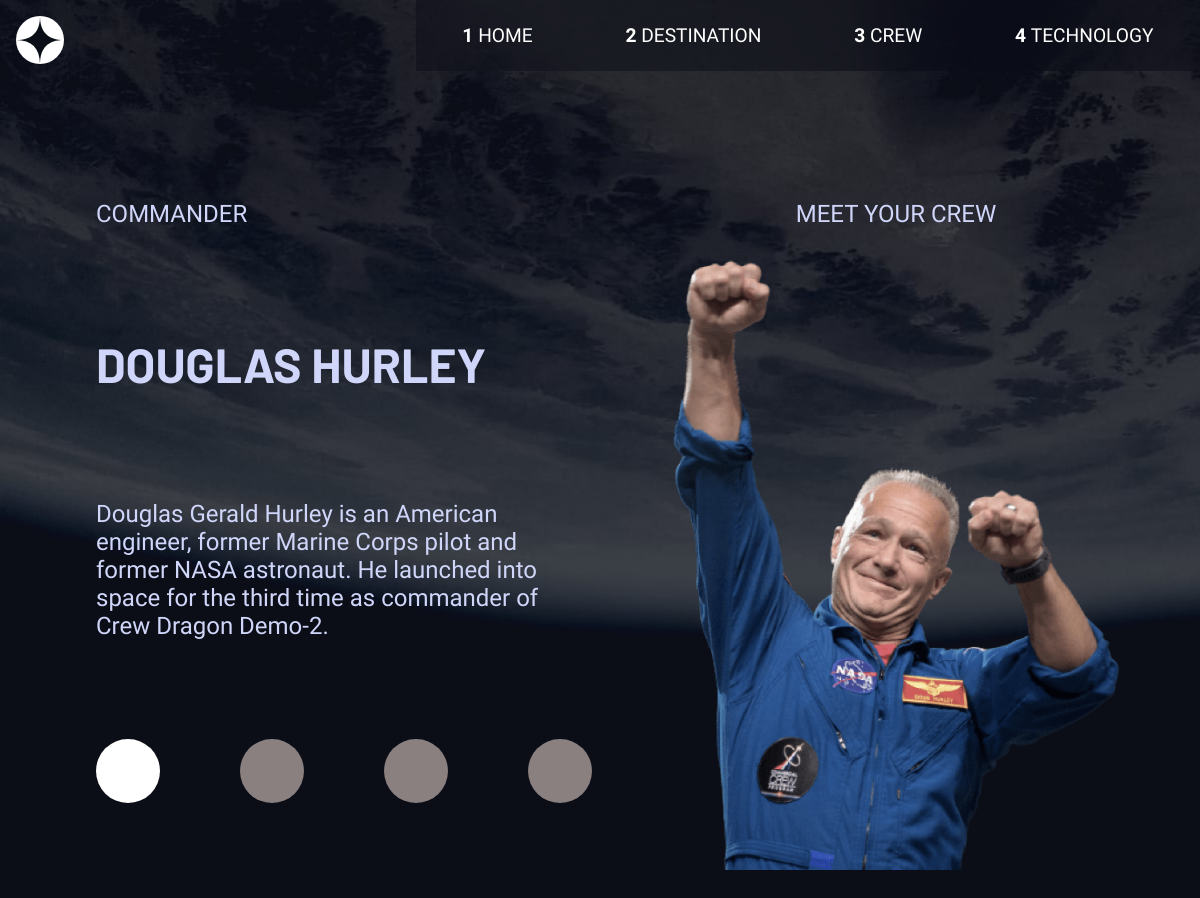
The app's page /crew/1 with its own data.
### pages/models.py (models this page shows)
class Crew(models.Model):
    name = models.CharField(max_length=50)
    position = models.CharField(max_length=50)
    desc = models.CharField(max_length=300)

### pages/views.py (the view)
# urls.py: path('crew/<int:id>', views.crew, name='crew'),
def crew(request, id=1):
    data = Crew.objects.get(pk=id)
    return render(request, 'crew.html', {'data': data})

### pages/templatetags/custom_filters.py (called while the page is built)
@register.filter
def format_name(value):
    print("-".join(list(value.split(' '))))
    return "-".join(list(value.split(' ')))

### templates/crew.html (shortened to what this page needs)
{% load static %}
{% load custom_filters %}
<!DOCTYPE html>
<html lang="en">
<head>
    <link rel="stylesheet" href="{% static 'css/base.css' %}">
</head>
<body>
    {% include 'header.html' %}
    <main >
        <section class='container xm-reverse'>
            <p class='capitalize'>meet your crew</p>
            <img class='model' src="../static/assets/crew/image-{{data.name | format_name}}.png" alt="image-astronout">
        </section>
        <section class='container order'>
            <section class='flex destinations footer'>
                <a
                href="{%url 'pages:crew' id=1 %}"
                class='round-circle crew-link'
                style="
                {% if data.name == 'douglas hurley' %}
                background-color:white;
                {% endif %}
                border:none;"></a>
                <a
                href="{%url 'pages:crew' id=2 %}"
                class='round-circle crew-link'
                style="
                border:none;"></a>
                <a
                href="{%url 'pages:crew' id=3 %}"
                class='round-circle crew-link'
                style="
                border:none;"></a>
                <a
                href="{%url 'pages:crew' id=4 %}"
                class='round-circle crew-link'
                style="
                border:none;"></a>
            </section>
            <p class='capitalize'> {{data.position}} </p>
            <h2 class='capitalize'class='capitalize'>{{data.name}}</h2>
            <p> {{data.desc}} </p>
        </section>
    </main>
</body>
</html>

### static/css/base.css (style rules this page uses)
* { box-sizing: border-box; }
html, body { margin: 0; padding: 0; }
body { color: #D0D6F9; background-size: cover; font-family: 'Barlow Condensed', sans-serif; font-weight: 400; }
.flex { display: flex; justify-content: space-around; }
h2 { font-family: 'Barlow', sans-serif; font-size: 2em; }
a { text-decoration: none; color: white; padding: 0.5rem 0; margin: 1rem 0; text-transform: uppercase; }
main { padding: 0 1rem; text-align: center; }
.container { margin: 15% 0; }
.container:last-child { margin-bottom: 0; }
.capitalize { text-transform: uppercase; }
p { margin: 0; }
.round-circle { width: 10rem; height: 10rem; border-radius: 50%; background-color: transparent; border: 1px solid #ffffff; display: grid; place-content: center; align-items: center; text-transform: capitalize; font-weight: 100; margin-inline: auto; }
.destinations { justify-content: space-around; text-transform: uppercase; }
.model { margin: 2rem 0; }
.crew-link { margin: 2rem 0; padding: 0.5rem 0; background-color: rgb(139, 128, 128); }
@media (min-width:1025px) { .flex { gap: 5rem; } }
@media (min-width:1025px) { main { text-align: left; padding: 10% 6rem 0; font-size: 1.5em; display: grid; grid-template-columns: auto auto; column-gap: 5rem; } }
@media (min-width:1025px) { main .container:first-child { flex: 1; } }
@media (min-width:1025px) { .container { margin: 0; } }
@media (min-width:1025px) { .round-circle { width: 20rem; height: 20rem; } }
@media (min-width:1025px) { .xm-reverse { display: grid; order: 1; } }
@media (min-width:1025px) { .xm-reverse>p { justify-self: center; } }
@media (min-width:1025px) { .model { width: 28rem; } }
@media (min-width:1025px) { .crew-link { width: 4rem; height: 4rem; order: 1; } }
@media (min-width:1025px) { .order { display: grid; } }
@media (min-width:1025px) { .footer { order: 1; } }

### templates/crew.html (style rules this page uses)
@media (min-width:1025px) { body { background-image:url('../static/assets/crew/background-crew-desktop.jpg'); } }

### records on screen
Crew: position "COMMANDER", name "DOUGLAS HURLEY", desc "Douglas Gerald Hurley is an American engineer, former Marine Corps pilot and former NASA astronaut. He launched into space for the third time as commander of Crew Dragon Demo-2."
